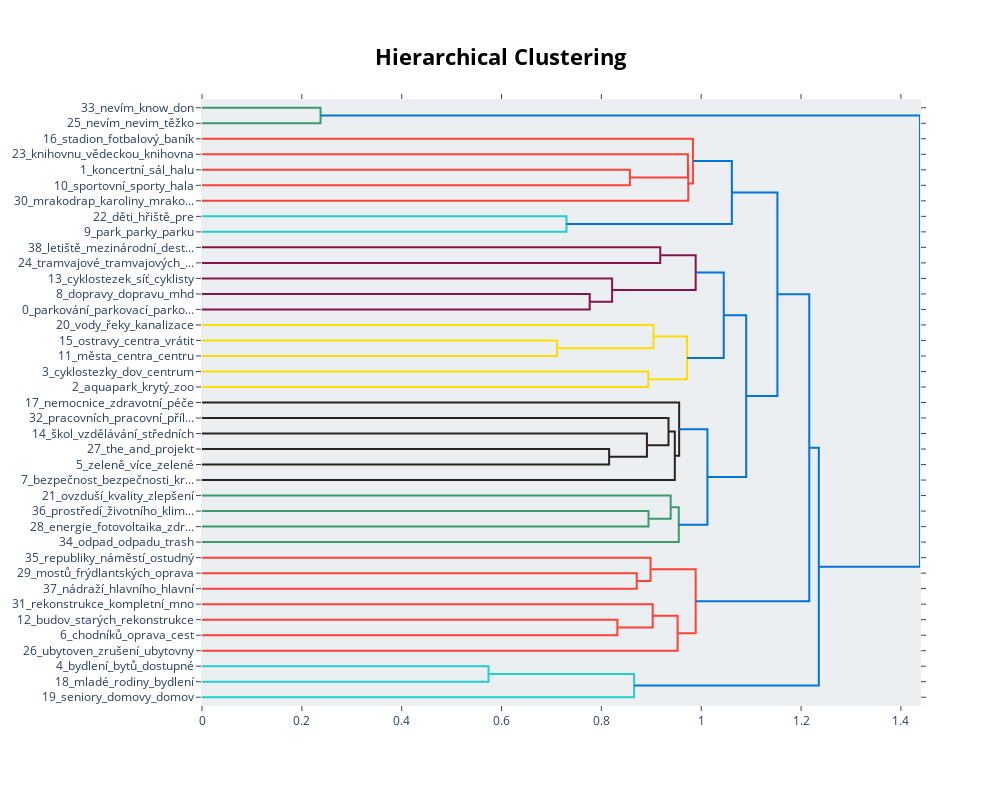

Write notebook code for a chart like this one.
### Code cell
topic_model.visualize_hierarchy()

### Figure 1 — Plotly figure (JSON) as saved in the notebook; plotly's stock layout.template omitted (floating-point values rounded to 4 significant figures)
{"data": [{"hoverinfo": "text", "marker": {"color": "rgb(61,153,112)"}, "mode": "lines", "type": "scatter", "x": [0, 0.2375, 0.2375, 0], "xaxis": "x", "y": [-5, -5, -15, -15], "yaxis": "y"}, {"hoverinfo": "text", "marker": {"color": "rgb(255,65,54)"}, "mode": "lines", "type": "scatter", "x": [0, 0.8572, 0.8572, 0], "xaxis": "x", "y": [-45, -45, -55, -55], "yaxis": "y"}, {"hoverinfo": "text", "marker": {"color": "rgb(255,65,54)"}, "mode": "lines", "type": "scatter", "x": [0, 0.9734, 0.9734, 0.8572], "xaxis": "x", "y": [-35, -35, -50, -50], "yaxis": "y"}, {"hoverinfo": "text", "marker": {"color": "rgb(255,65,54)"}, "mode": "lines", "type": "scatter", "x": [0.9734, 0.9741, 0.9741, 0], "xaxis": "x", "y": [-42.5, -42.5, -65, -65], "yaxis": "y"}, {"hoverinfo": "text", "marker": {"color": "rgb(255,65,54)"}, "mode": "lines", "type": "scatter", "x": [0, 0.9834, 0.9834, 0.9741], "xaxis": "x", "y": [-25, -25, -53.75, -53.75], "yaxis": "y"}, {"hoverinfo": "text", "marker": {"color": "rgb(35,205,205)"}, "mode": "lines", "type": "scatter", "x": [0, 0.7301, 0.7301, 0], "xaxis": "x", "y": [-75, -75, -85, -85], "yaxis": "y"}, {"hoverinfo": "text", "marker": {"color": "rgb(0,116,217)"}, "mode": "lines", "type": "scatter", "x": [0.9834, 1.061, 1.061, 0.7301], "xaxis": "x", "y": [-39.38, -39.38, -80, -80], "yaxis": "y"}, {"hoverinfo": "text", "marker": {"color": "rgb(133,20,75)"}, "mode": "lines", "type": "scatter", "x": [0, 0.9179, 0.9179, 0], "xaxis": "x", "y": [-95, -95, -105, -105], "yaxis": "y"}, {"hoverinfo": "text", "marker": {"color": "rgb(133,20,75)"}, "mode": "lines", "type": "scatter", "x": [0, 0.7766, 0.7766, 0], "xaxis": "x", "y": [-125, -125, -135, -135], "yaxis": "y"}, {"hoverinfo": "text", "marker": {"color": "rgb(133,20,75)"}, "mode": "lines", "type": "scatter", "x": [0, 0.8215, 0.8215, 0.7766], "xaxis": "x", "y": [-115, -115, -130, -130], "yaxis": "y"}, {"hoverinfo": "text", "marker": {"color": "rgb(133,20,75)"}, "mode": "lines", "type": "scatter", "x": [0.9179, 0.9889, 0.9889, 0.8215], "xaxis": "x", "y": [-100, -100, -122.5, -122.5], "yaxis": "y"}, {"hoverinfo": "text", "marker": {"color": "rgb(255,220,0)"}, "mode": "lines", "type": "scatter", "x": [0, 0.7112, 0.7112, 0], "xaxis": "x", "y": [-155, -155, -165, -165], "yaxis": "y"}, {"hoverinfo": "text", "marker": {"color": "rgb(255,220,0)"}, "mode": "lines", "type": "scatter", "x": [0, 0.9044, 0.9044, 0.7112], "xaxis": "x", "y": [-145, -145, -160, -160], "yaxis": "y"}, {"hoverinfo": "text", "marker": {"color": "rgb(255,220,0)"}, "mode": "lines", "type": "scatter", "x": [0, 0.894, 0.894, 0], "xaxis": "x", "y": [-175, -175, -185, -185], "yaxis": "y"}, {"hoverinfo": "text", "marker": {"color": "rgb(255,220,0)"}, "mode": "lines", "type": "scatter", "x": [0.9044, 0.9716, 0.9716, 0.894], "xaxis": "x", "y": [-152.5, -152.5, -180, -180], "yaxis": "y"}, {"hoverinfo": "text", "marker": {"color": "rgb(0,116,217)"}, "mode": "lines", "type": "scatter", "x": [0.9889, 1.045, 1.045, 0.9716], "xaxis": "x", "y": [-111.2, -111.2, -166.2, -166.2], "yaxis": "y"}, {"hoverinfo": "text", "marker": {"color": "rgb(40,35,35)"}, "mode": "lines", "type": "scatter", "x": [0, 0.8156, 0.8156, 0], "xaxis": "x", "y": [-225, -225, -235, -235], "yaxis": "y"}, {"hoverinfo": "text", "marker": {"color": "rgb(40,35,35)"}, "mode": "lines", "type": "scatter", "x": [0, 0.8913, 0.8913, 0.8156], "xaxis": "x", "y": [-215, -215, -230, -230], "yaxis": "y"}, {"hoverinfo": "text", "marker": {"color": "rgb(40,35,35)"}, "mode": "lines", "type": "scatter", "x": [0, 0.9345, 0.9345, 0.8913], "xaxis": "x", "y": [-205, -205, -222.5, -222.5], "yaxis": "y"}, {"hoverinfo": "text", "marker": {"color": "rgb(40,35,35)"}, "mode": "lines", "type": "scatter", "x": [0.9345, 0.9471, 0.9471, 0], "xaxis": "x", "y": [-213.8, -213.8, -245, -245], "yaxis": "y"}, {"hoverinfo": "text", "marker": {"color": "rgb(40,35,35)"}, "mode": "lines", "type": "scatter", "x": [0, 0.9558, 0.9558, 0.9471], "xaxis": "x", "y": [-195, -195, -229.4, -229.4], "yaxis": "y"}, {"hoverinfo": "text", "marker": {"color": "rgb(61,153,112)"}, "mode": "lines", "type": "scatter", "x": [0, 0.8944, 0.8944, 0], "xaxis": "x", "y": [-265, -265, -275, -275], "yaxis": "y"}, {"hoverinfo": "text", "marker": {"color": "rgb(61,153,112)"}, "mode": "lines", "type": "scatter", "x": [0, 0.9388, 0.9388, 0.8944], "xaxis": "x", "y": [-255, -255, -270, -270], "yaxis": "y"}, {"hoverinfo": "text", "marker": {"color": "rgb(61,153,112)"}, "mode": "lines", "type": "scatter", "x": [0.9388, 0.9551, 0.9551, 0], "xaxis": "x", "y": [-262.5, -262.5, -285, -285], "yaxis": "y"}, {"hoverinfo": "text", "marker": {"color": "rgb(0,116,217)"}, "mode": "lines", "type": "scatter", "x": [0.9558, 1.012, 1.012, 0.9551], "xaxis": "x", "y": [-212.2, -212.2, -273.8, -273.8], "yaxis": "y"}, {"hoverinfo": "text", "marker": {"color": "rgb(0,116,217)"}, "mode": "lines", "type": "scatter", "x": [1.045, 1.09, 1.09, 1.012], "xaxis": "x", "y": [-138.8, -138.8, -243.0, -243.0], "yaxis": "y"}, {"hoverinfo": "text", "marker": {"color": "rgb(0,116,217)"}, "mode": "lines", "type": "scatter", "x": [1.061, 1.153, 1.153, 1.09], "xaxis": "x", "y": [-59.69, -59.69, -190.9, -190.9], "yaxis": "y"}, {"hoverinfo": "text", "marker": {"color": "rgb(255,65,54)"}, "mode": "lines", "type": "scatter", "x": [0, 0.8709, 0.8709, 0], "xaxis": "x", "y": [-305, -305, -315, -315], "yaxis": "y"}, {"hoverinfo": "text", "marker": {"color": "rgb(255,65,54)"}, "mode": "lines", "type": "scatter", "x": [0, 0.8985, 0.8985, 0.8709], "xaxis": "x", "y": [-295, -295, -310, -310], "yaxis": "y"}, {"hoverinfo": "text", "marker": {"color": "rgb(255,65,54)"}, "mode": "lines", "type": "scatter", "x": [0, 0.8321, 0.8321, 0], "xaxis": "x", "y": [-335, -335, -345, -345], "yaxis": "y"}, {"hoverinfo": "text", "marker": {"color": "rgb(255,65,54)"}, "mode": "lines", "type": "scatter", "x": [0, 0.9028, 0.9028, 0.8321], "xaxis": "x", "y": [-325, -325, -340, -340], "yaxis": "y"}, {"hoverinfo": "text", "marker": {"color": "rgb(255,65,54)"}, "mode": "lines", "type": "scatter", "x": [0.9028, 0.9528, 0.9528, 0], "xaxis": "x", "y": [-332.5, -332.5, -355, -355], "yaxis": "y"}, {"hoverinfo": "text", "marker": {"color": "rgb(255,65,54)"}, "mode": "lines", "type": "scatter", "x": [0.8985, 0.9889, 0.9889, 0.9528], "xaxis": "x", "y": [-302.5, -302.5, -343.8, -343.8], "yaxis": "y"}, {"hoverinfo": "text", "marker": {"color": "rgb(0,116,217)"}, "mode": "lines", "type": "scatter", "x": [1.153, 1.216, 1.216, 0.9889], "xaxis": "x", "y": [-125.3, -125.3, -323.1, -323.1], "yaxis": "y"}, {"hoverinfo": "text", "marker": {"color": "rgb(35,205,205)"}, "mode": "lines", "type": "scatter", "x": [0, 0.574, 0.574, 0], "xaxis": "x", "y": [-365, -365, -375, -375], "yaxis": "y"}, {"hoverinfo": "text", "marker": {"color": "rgb(35,205,205)"}, "mode": "lines", "type": "scatter", "x": [0.574, 0.8655, 0.8655, 0], "xaxis": "x", "y": [-370, -370, -385, -385], "yaxis": "y"}, {"hoverinfo": "text", "marker": {"color": "rgb(0,116,217)"}, "mode": "lines", "type": "scatter", "x": [1.216, 1.236, 1.236, 0.8655], "xaxis": "x", "y": [-224.2, -224.2, -377.5, -377.5], "yaxis": "y"}, {"hoverinfo": "text", "marker": {"color": "rgb(0,116,217)"}, "mode": "lines", "type": "scatter", "x": [0.2375, 1.438, 1.438, 1.236], "xaxis": "x", "y": [-10, -10, -300.8, -300.8], "yaxis": "y"}], "layout": {"autosize": false, "height": 785, "hoverlabel": {"bgcolor": "white", "font": {"family": "Rockwell", "size": 16}}, "hovermode": "closest", "plot_bgcolor": "#ECEFF1", "showlegend": false, "title": {"font": {"color": "Black", "size": 22}, "text": "<b>Hierarchical Clustering</b>", "x": 0.5, "xanchor": "center", "yanchor": "top"}, "width": 1000, "xaxis": {"autorange": true, "mirror": "allticks", "range": [0, 1.438], "rangemode": "tozero", "showgrid": false, "showline": true, "showticklabels": true, "ticks": "outside", "type": "linear", "zeroline": false}, "yaxis": {"mirror": "allticks", "range": [-390, 0], "rangemode": "tozero", "showgrid": false, "showline": true, "showticklabels": true, "tickmode": "array", "ticks": "outside", "ticktext": ["33_nevím_know_don", "25_nevím_nevim_těžko", "16_stadion_fotbalový_baník", "23_knihovnu_vědeckou_knihovna", "1_koncertní_sál_halu", "10_sportovní_sporty_hala", "30_mrakodrap_karoliny_mrako...", "22_děti_hřiště_pre", "9_park_parky_parku", "38_letiště_mezinárodní_dest...", "24_tramvajové_tramvajových_...", "13_cyklostezek_síť_cyklisty", "8_dopravy_dopravu_mhd", "0_parkování_parkovací_parko...", "20_vody_řeky_kanalizace", "15_ostravy_centra_vrátit", "11_města_centra_centru", "3_cyklostezky_dov_centrum", "2_aquapark_krytý_zoo", "17_nemocnice_zdravotní_péče", "32_pracovních_pracovní_příl...", "14_škol_vzdělávání_středních", "27_the_and_projekt", "5_zeleně_více_zelené", "7_bezpečnost_bezpečnosti_kr...", "21_ovzduší_kvality_zlepšení", "36_prostředí_životního_klim...", "28_energie_fotovoltaika_zdr...", "34_odpad_odpadu_trash", "35_republiky_náměstí_ostudný", "29_mostů_frýdlantských_oprava", "37_nádraží_hlavního_hlavní", "31_rekonstrukce_kompletní_mno", "12_budov_starých_rekonstrukce", "6_chodníků_oprava_cest", "26_ubytoven_zrušení_ubytovny", "4_bydlení_bytů_dostupné", "18_mladé_rodiny_bydlení", "19_seniory_domovy_domov"], "tickvals": [-5, -15, -25, -35, -45, -55, -65, -75, -85, -95, -105, -115, -125, -135, -145, -155, -165, -175, -185, -195, -205, -215, -225, -235, -245, -255, -265, -275, -285, -295, -305, -315, -325, -335, -345, -355, -365, -375, -385], "type": "linear", "zeroline": false}}}
